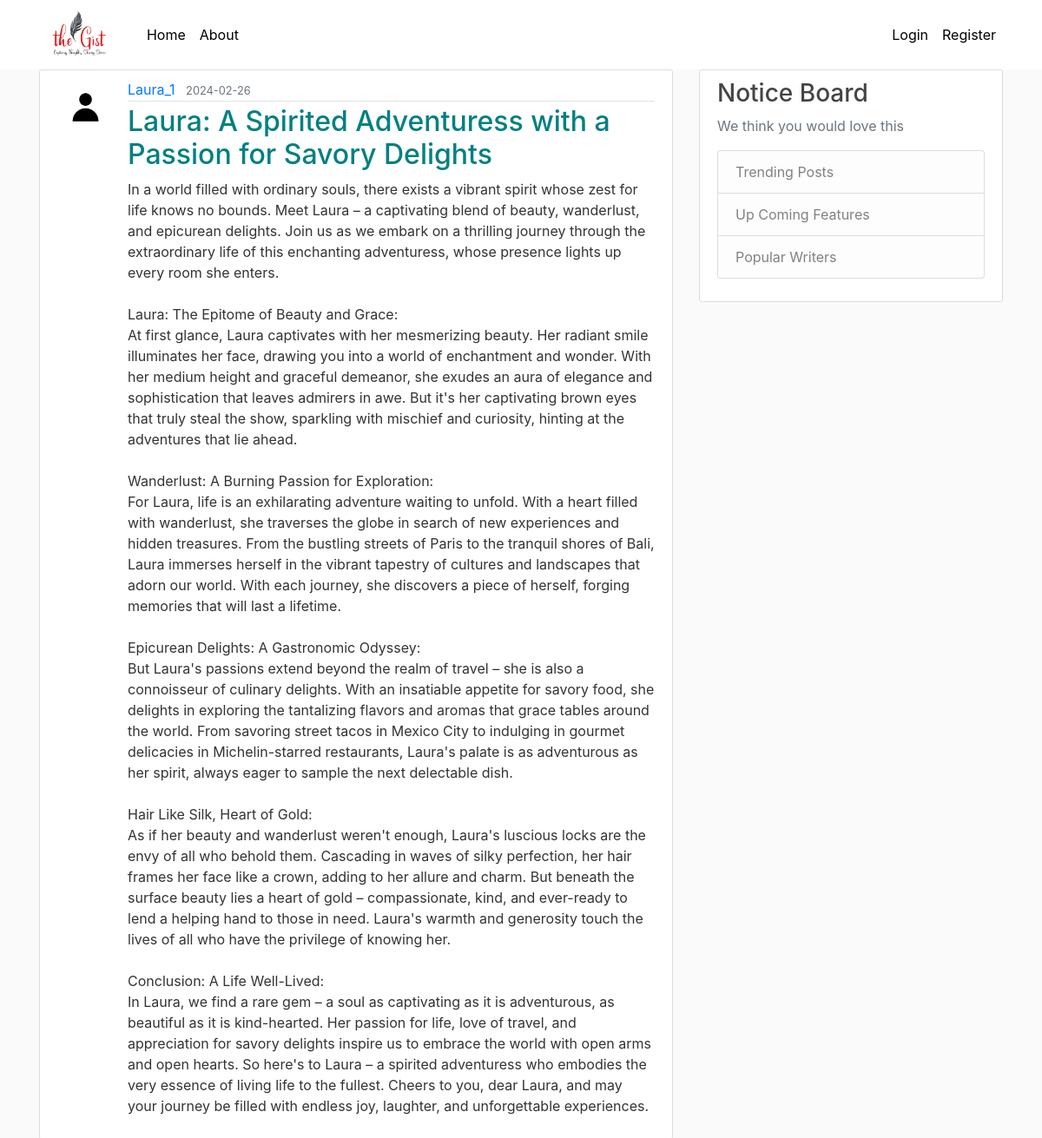
Screenshot of /post/2 with the database file from the repository.
### flaskblog/models.py (models this page shows, shortened)
class User(db.Model, UserMixin):
    id = db.Column(db.Integer, primary_key=True)
    username = db.Column(db.String(20), unique=True, nullable=False)
    email = db.Column(db.String(120), unique=True, nullable=False)
    image_file = db.Column(db.String(20), nullable=False, default='default.jpg')
    password = db.Column(db.String(60), nullable=False)
    posts = db.relationship('Post', backref='author', lazy=True)

class Post(db.Model):
    id = db.Column(db.Integer, primary_key=True)
    title = db.Column(db.String(100), nullable=False)
    date_posted = db.Column(db.DateTime, nullable=False, default=datetime.utcnow)
    content = db.Column(db.Text, nullable=False)
    user_id = db.Column(db.Integer, db.ForeignKey('user.id'), nullable='False')

### flaskblog/posts/routes.py (the view)
@posts.route("/post/<int:post_id>")
def post(post_id):
     post = Post.query.get_or_404(post_id)
     return render_template('post.html', title=post.title, post=post)

### flaskblog/templates/post.html (shortened to what this page needs)
{% extends "layout.html" %}
{% block content %}
  <article class="media content-section">
    <img class="rounded-circle article-img" src="{{ url_for('static', filename='profile_pics/' + post.author.image_file) }}">
    <div class="media-body">
      <div class="article-metadata">
        <a class="mr-2" href="{{ url_for('users.user_posts', username=post.author.username) }}">{{ post.author.username }}</a>
        <small class="text-muted">{{ post.date_posted.strftime('%Y-%m-%d') }}</small>
      </div>
      <h2 class="article-title">{{ post.title }}</h2>
      <p class="article-content">{{ post.content }}</p>
    </div>
  </article>
{% endblock content %}

### flaskblog/static/main.css (style rules this page uses)
body { background: #fafafa; color: #333333; margin-top: 5rem; }
h1, h2, h3, h4, h5, h6 { color: #444444; }
.content-section { background: #ffffff; padding: 10px 20px; border: 1px solid #dddddd; border-radius: 3px; margin-bottom: 20px; }
.article-title { color: #008080; }
.article-content { white-space: pre-line; }
.article-img { height: 65px; width: 65px; margin-right: 16px; }
.article-metadata { padding-bottom: 1px; margin-bottom: 4px; border-bottom: 1px solid #e3e3e3; }

### rows the page displays
User: image_file (placeholder picture), author.username "Laura_1"
Post: date_posted "2024-02-26", title "Laura: A Spirited Adventuress with a Passion for Savory Delights", content "In a world filled with ordinary souls, there exists a vibrant spirit whose zest for life knows no bounds. Meet Laura – a captivating blend of beauty, wanderlust, and epicurean delights. Join us as we embark on a thrilling journey through the extraordinary life of this enchanting adventuress, whose presence lights up every room she enters. Laura: The Epitome of Beauty and Grace: At first glance, Laura captivates with her mesmerizing beauty. Her radiant smile illuminates her face, drawing you into a world of enchantment and wonder. With her medium height and graceful demeanor, she exudes an aura of elegance and sophistication that leaves admirers in awe. But it's her captivating brown eyes…"
